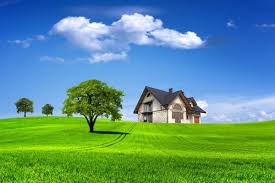
%> input picture Project_unsorted/Project/images1.jpg, 275 x 183 px
$ octave --eval "result = DepthMap('../images1.jpg');"   (GNU Octave 9; MATLAB toolbox functions it lacks are replaced by stand-ins)
%> lines starting %> are read from the running program, lines starting %| are printed output that depends on the picture
%> in DepthMap, im is the input picture: size 183x275x3 uint8; mean R, G, B 92.6, 146.8, 134
### Project_unsorted/Project/temp/Ms.m
function [Ims,Kms] = Ms(I,bandwidth)
%> called with bandwidth = 0.1

%% Mean Shift Segmentation (option: bandwidth)
I = im2double(I);
X = reshape(I,size(I,1)*size(I,2),3);                                         % Color Features
%% MeanShift
[clustCent,point2cluster,clustMembsCell] = MeanShiftCluster(X',bandwidth);    % MeanShiftCluster
for i = 1:length(clustMembsCell)                                              % Replace Image Colors With Cluster Centers
X(clustMembsCell{i},:) = repmat(clustCent(:,i)',size(clustMembsCell{i},2),1);
end
Ims = reshape(X,size(I,1),size(I,2),3);                                         % Segmented Image
Kms = length(clustMembsCell);

end

### Project_unsorted/Project/MeanShiftCluster.m
function [clustCent,data2cluster,cluster2dataCell] = MeanShiftCluster(dataPts,bandWidth,plotFlag)
%> called with bandWidth = 0.1
% ---OUTPUT---
% clustCent         - is locations of cluster centers (numDim x numClust)
% data2cluster      - for every data point which cluster it belongs to (numPts)
% cluster2dataCell  - for every cluster which points are in it (numClust)
%

if nargin < 2
    error('no bandwidth specified')
end

if nargin < 3
    plotFlag = false;
end

%**** Initialize stuff ***
[numDim,numPts] = size(dataPts);
%> numDim = 3; numPts = 50325
numClust        = 0;
bandSq          = bandWidth^2;
initPtInds      = 1:numPts;
maxPos          = max(dataPts,[],2);                          %biggest size in each dimension
%> maxPos = [1; 1; 1]
minPos          = min(dataPts,[],2);                          %smallest size in each dimension
%> minPos = [0; 0; 0]
boundBox        = maxPos-minPos;                        %bounding box size
%> boundBox = [1; 1; 1]
sizeSpace       = norm(boundBox);                       %indicator of size of data space
%> sizeSpace = 1.73
stopThresh      = 1e-3*bandWidth;                       %when mean has converged
clustCent       = [];                                   %center of clust
beenVisitedFlag = zeros(1,numPts,'uint8');              %track if a points been seen already
numInitPts      = numPts;                               %number of points to posibaly use as initilization points
%> numInitPts = 50325
clusterVotes    = zeros(1,numPts,'uint16');             %used to resolve conflicts on cluster membership


while numInitPts

    tempInd         = ceil( (numInitPts-1e-6)*rand);        %pick a random seed point
    stInd           = initPtInds(tempInd);                  %use this point as start of mean
    myMean          = dataPts(:,stInd);                           % intilize mean to this points location
    myMembers       = [];                                   % points that will get added to this cluster
    thisClusterVotes    = zeros(1,numPts,'uint16');         %used to resolve conflicts on cluster membership

    while 1     %loop untill convergence

        sqDistToAll = sum((repmat(myMean,1,numPts) - dataPts).^2);    %dist squared from mean to all points still active
        inInds      = find(sqDistToAll < bandSq);               %points within bandWidth
        thisClusterVotes(inInds) = thisClusterVotes(inInds)+1;  %add a vote for all the in points belonging to this cluster


        myOldMean   = myMean;                                   %save the old mean
        myMean      = mean(dataPts(:,inInds),2);                %compute the new mean
        myMembers   = [myMembers inInds];                       %add any point within bandWidth to the cluster
        beenVisitedFlag(myMembers) = 1;                         %mark that these points have been visited

        %*** plot stuff ****
        if plotFlag
            figure(12345),clf,hold on
            if numDim == 2
                plot(dataPts(1,:),dataPts(2,:),'.')
                plot(dataPts(1,myMembers),dataPts(2,myMembers),'ys')
                plot(myMean(1),myMean(2),'go')
                plot(myOldMean(1),myOldMean(2),'rd')
                pause(.1)
            end
        end

        %**** if mean doesn't move much stop this cluster ***
        if norm(myMean-myOldMean) < stopThresh

            %check for merge posibilities
            mergeWith = 0;
            for cN = 1:numClust
                distToOther = norm(myMean-clustCent(:,cN));     %distance from posible new clust max to old clust max
                if distToOther < bandWidth/2                    %if its within bandwidth/2 merge new and old
                    mergeWith = cN;
                    break;
                end
            end


            if mergeWith > 0    % something to merge
                clustCent(:,mergeWith)       = 0.5*(myMean+clustCent(:,mergeWith));             %record the max as the mean of the two merged (I know biased twoards new ones)
                %clustMembsCell{mergeWith}    = unique([clustMembsCell{mergeWith} myMembers]);   %record which points inside
                clusterVotes(mergeWith,:)    = clusterVotes(mergeWith,:) + thisClusterVotes;    %add these votes to the merged cluster
            else    %its a new cluster
                numClust                    = numClust+1;                   %increment clusters
                clustCent(:,numClust)       = myMean;                       %record the mean
                %clustMembsCell{numClust}    = myMembers;                    %store my members
                clusterVotes(numClust,:)    = thisClusterVotes;
            end

            break;
        end

    end

    initPtInds      = find(beenVisitedFlag == 0);           %we can initialize with any of the points not yet visited
    numInitPts      = length(initPtInds);                   %number of active points in set

end
%> this loop made 81 passes
%> (stInd, numInitPts) on passes 2 to 13: (36180, 34164), (20930, 26767), (15051, 24280), (26100, 23479), (22061, 17684), (38866, 13481), (18873, 12802), (25399, 11153), (29686, 8517), (42518, 8071), (25645, 6713), (16648, 5865)
%> numInitPts on pass 1: 41693
%> after the loop, clustCent = 18 columns, first 8: [0.084 0.405 0.393 0.214 0.696 0.593 0.573 0.444; 0.32 0.678 0.63 0.308 0.785 0.561 0.745 0.406; 0.694 0.038 0.9 0.0663 0.943 0.515 0.457 0.356]; distToOther = 0.00641; mergeWith = 7; numClust = 18

[val,data2cluster] = max(clusterVotes,[],1);                %a point belongs to the cluster with the most votes

%*** If they want the cluster2data cell find it for them
if nargout > 2
    cluster2dataCell = cell(numClust,1);
%> cluster2dataCell = 18 items
    for cN = 1:numClust
        myMembers = find(data2cluster == cN);
        cluster2dataCell{cN} = myMembers;
    end
%> this loop made 18 passes
%> myMembers on pass 16: [33226 36540]
end

### Project_unsorted/Project/temp/DepthMap.m
function output = DepthMap(filename)
    %filename = 'samples/image1.jpg');
    im = imread(filename);

    % computing mean shift clustering
    [output,~] = Ms(im,0.1);
%> the loop in Ms, `for i = 1:length(clustMembsCell)` made 18 passes
%> in Ms, `Ims = reshape(X,size(I,1),size(I,2),3);`:
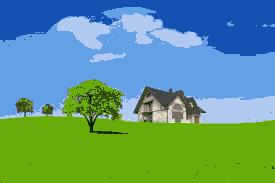
%> Ims: size 183x275x3 double; mean R, G, B 0.376, 0.597, 0.523
%> in Ms, `Kms = length(clustMembsCell);`: Kms = 18

     % finding hsv image
    output3 = rgb2hsv(output);
%> output3: size 183x275x3 double; mean H, S, V 0.445, 0.709, 0.76
    output=output.*255;
    output2 = output;

    % applying median filter on segmented image
    output2(:,:,1)= medfilt2(output(:,:,1),[5 5]);
    output2(:,:,2)= medfilt2(output(:,:,2),[5 5]);
    output2(:,:,3)= medfilt2(output(:,:,3),[5 5]);
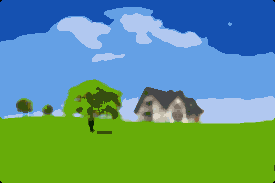
%> output2: size 183x275x3 double; mean R, G, B 95.5, 152.3, 133
    med = output2;
    img_hsv = (output3);
    [x,y,~] = size(output3);
%> x = 183; y = 275

    % region detection by color based rules
    % 1-- sky ; 2 -- far mountain ; 3 -- near mountain ; 4 -- land ;
    % 5 -- other

    temp = zeros(x,y);
    for i = 1:x
        for j = 1:y
            if(img_hsv(i,j,3)>0.65 && (med(i,j,3)>=160 && med(i,j,3)<=255) && (med(i,j,2)>=70 && med(i,j,2)<=255) && (med(i,j,1)>=0) && (med(i,j,3)+15>=med(i,j,2) && med(i,j,3)+15>=med(i,j,1)))
                temp(i,j) = 1;
            elseif(img_hsv(i,j,3)>0.1 && (med(i,j,3)>=20 && med(i,j,3)<=160) && (med(i,j,2)>=15 && med(i,j,2)<=255) && (med(i,j,1)>=0) && (med(i,j,3)>=med(i,j,2) && med(i,j,3)>=med(i,j,1)))
                temp(i,j) = 2;
            elseif(img_hsv(i,j,3)>0.45 && ( med(i,j,3)<=100) && ( med(i,j,2)<=255) && (med(i,j,1)>=100) &&(med(i,j,1)>=med(i,j,3) && med(i,j,1)>=med(i,j,2)))
                temp(i,j) = 3;
            elseif(img_hsv(i,j,3)>0.14 && img_hsv(i,j,3)<0.65 && (med(i,j,3)<=120) && ( med(i,j,2)<=120) && (med(i,j,1)<=120) &&(med(i,j,2)+10>=med(i,j,3) && med(i,j,2)+10>=med(i,j,1)))
                temp(i,j) = 3;
            elseif(img_hsv(i,j,3)>0.4 && ( med(i,j,3)<=100) && ( med(i,j,2)<=255) && (med(i,j,1)<=200) &&(med(i,j,2)>=med(i,j,3) && med(i,j,2)>=med(i,j,1)))
                temp(i,j) = 4;
            elseif(img_hsv(i,j,3)>0.4 && img_hsv(i,j,3)<0.8 && (med(i,j,1)>=80 && med(i,j,1)<=160) && (med(i,j,2)>=80 && med(i,j,2)<=160) && (med(i,j,3)>=80 && med(i,j,3)<=160))
                temp(i,j) = 2;
            elseif(img_hsv(i,j,3)>0.6 && (med(i,j,1)>165 && med(i,j,1)<=200) && (med(i,j,2)>140 && med(i,j,2)<=190) && (med(i,j,3)>135 && med(i,j,3)<=180))
                temp(i,j) = 4;
            else
                temp(i,j) = 5;
            end
        end
    end
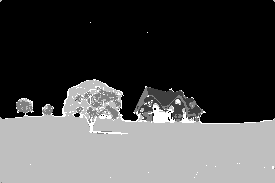
%> temp: size 183x275 double; min 1, max 5, mean 2.24; drawn with min black and max white

    fin_out = med;
    for i = 1:x
        for j = 1:y
            if(temp(i,j)==1)
                fin_out(i,j,1) = 0;
                fin_out(i,j,2) = 0;
                fin_out(i,j,3) = 0;
            elseif(temp(i,j)==2)
                fin_out(i,j,1) = 60;
                fin_out(i,j,2) = 60;
                fin_out(i,j,3) = 60;
            elseif(temp(i,j)==3)
                fin_out(i,j,1) = 120;
                fin_out(i,j,2) = 120;
                fin_out(i,j,3) = 120;
            elseif(temp(i,j)==4)
                fin_out(i,j,1) = 200;
                fin_out(i,j,2) = 200;
                fin_out(i,j,3) = 200;
            elseif(temp(i,j)==5)
                fin_out(i,j,1) = 255;
                fin_out(i,j,2) = 255;
                fin_out(i,j,3) = 255;
            end
        end
    end
%> fin_out: size 183x275x3 double; mean H, S, V 82.3, 82.3, 82.3

    % applying median filter to remove outliers.
    temp_fin = fin_out;
    temp_fin(:,:,1) = medfilt2(fin_out(:,:,1),[5 5]);
%> temp_fin: size 183x275x3 double; mean H, S, V 81.4, 82.3, 82.3
    temp_fin(:,:,2) = medfilt2(fin_out(:,:,2),[5 5]);
%> temp_fin: size 183x275x3 double; mean H, S, V 81.4, 81.4, 82.3
    temp_fin(:,:,3) = medfilt2(fin_out(:,:,3),[5 5]);
%> temp_fin: size 183x275x3 double; mean H, S, V 81.4, 81.4, 81.4

    temp_label = zeros(x,y);


    for i = 1:x
        for j =1:y
            if(temp_fin(i,j,1) ==0)
                temp_label(i,j) = 1;
            elseif((temp_fin(i,j,1)==60) || (temp_fin(i,j,1)==120))
                temp_label(i,j)=2;
            elseif(temp_fin(i,j,1)==200)
                temp_label(i,j)=3;
            elseif(temp_fin(i,j,1)==255)
                temp_label(i,j)=4;
            end
        end
    end
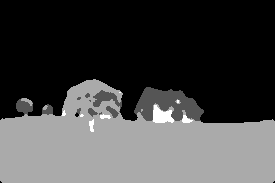
%> temp_label: size 183x275 double; min 1, max 4, mean 1.82; drawn with min black and max white

    % image classification into outdoor or indoor types.

    vals= 1:10:y;
%> vals = 28 values from 1 to 271
    count = 0;
    count2=0;
    temp_col = 0;
    flag=0;
    temp_cnt = 0;
    for j = 1:size(vals,2)
        for i = 1:x
            if(i==1)
                if(temp_label(i,vals(1,j)) == 1)
                    temp_col = 1;
                    temp_cnt = 1;
                    continue;
                else
                    flag=1;
                    break;
                end
            elseif(i<x)
                if(temp_label(i,vals(1,j))==temp_col)
                    continue;
                elseif(temp_label(i,vals(1,j))>temp_col)
                    temp_cnt = temp_cnt+1;
                    temp_col = temp_label(i,vals(1,j));
                elseif(temp_label(i,vals(1,j))<temp_col)
                    temp_col = temp_label(i,vals(1,j));
                    temp_cnt = temp_cnt+1;
                end
            end
        end
        if(flag==0)
            count2=count2+1;
            if(temp_cnt<=5)
                count=count+1;
            end
        end
    end
%> after the loop, flag = 0; temp_cnt = 2; temp_col = 3
    % 0 -- outdoor without geometric elements , 1-- outdoor with geometric elements 2-- indoor

    if(count >= 0.65*size(vals,2))
        type=0;
    elseif(count2>=0.4*size(vals,2))
        type=1;
    else
        type = 2;
    end

    disp(type);

    % plotting
    figure;
    subplot(1,3,1);
    imshow(uint8(fin_out));
    title('Qualitative depth map');
    subplot(1,3,2);
    imshow(med./255);
    title('segmented image');
    subplot(1,3,3);
    imshow(img_hsv);
    title('hsv image');

    figure;
    subplot(1,2,1);
    imshow(im);
    title('Actual image');
    subplot(1,2,2);
    imshow(uint8(temp_fin));
    title('Qualitative depth map');
end
